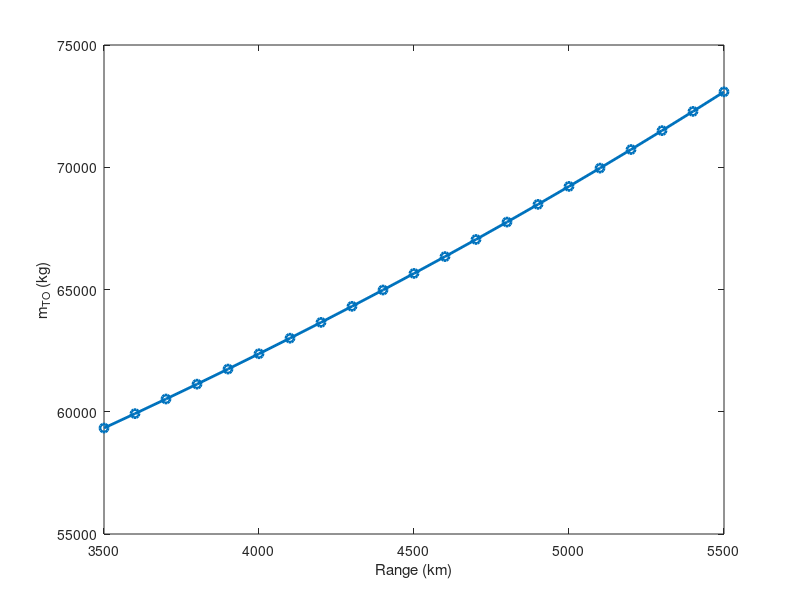

This figure's MATLAB source: (Note: this script raises an error after producing the figure.)
clearvars
close all
clc

% Requisito
passeggeri = 180;
crew = 6;
diversione = 700; %km
loiter = 0.5; %h
v_cruise = 835; %km/h

% Dati
peso_passeggero = 93; %kg
wingspan = 33.15;
wingarea = 122;
AR = wingspan^2/wingarea;
Swet_Sref = 6.4;
k_E = 15.5;
A = 0.97;
C = -0.06;
SFC_cruise = 0.5;
SFC_loiter = 0.4;

W2_WTO = 0.97; %decollo
W3_W2 = 0.985; %climb
W5_W4 = 0.995; %atterraggio

% Calcoli
m_crew_payload = (passeggeri + crew) * peso_passeggero;
E_max = k_E * sqrt(AR / Swet_Sref);

W8_W7 = exp(-(SFC_cruise * diversione) / (v_cruise * 0.866 * E_max)); %diversion
W10_W9 = exp(-(SFC_loiter * loiter) / E_max); %loiter

tolerance = 1e-4;
max_iterations = 1000;

% Range da 5500 km a 7500 km con step di 100 km
range_values = 3500:100:5500;
m_TO_values = zeros(size(range_values)); % Prealloca il vettore dei risultati

% Ciclo sui diversi valori di range
for i = 1:length(range_values)
    range = range_values(i);
    
    % Calcolo della frazione di carburante per il range attuale
    W4_W3 = exp(-(SFC_cruise * range) / (v_cruise * 0.866 * E_max)); %cruise
    fuel_fraction = 1.05 * (1 - (W2_WTO * W3_W2 * W4_W3 * W5_W4 * W8_W7 * W10_W9));
    
    % Valore iniziale per m_TO
    m_TO = 60000;
    difference = inf; % Inizializza la differenza a un valore elevato
    iteration = 0; % Conta il numero di iterazioni
    
    % Iterazioni per trovare m_TO
    while difference > tolerance && iteration < max_iterations
        iteration = iteration + 1;
        
        % Calcolo di m_empty / m_TO
        m_empty_fraction = A * m_TO^C;
        
        % Nuovo m_TO secondo la formula
        m_TO_new = m_crew_payload / (1 - fuel_fraction - m_empty_fraction);
        
        % Calcolo della differenza tra due iterate
        difference = abs(m_TO_new - m_TO) / m_TO;
        
        % Aggiorna m_TO per la prossima iterazione
        m_TO = m_TO_new;
    end
    
    % Memorizza il valore di m_TO per il range corrente
    m_TO_values(i) = m_TO;
end

% Grafico dei risultati
figure;
plot(range_values, m_TO_values, '-o', 'LineWidth', 2);
xlabel('Range (km)');
ylabel('m_{TO} (kg)');
ax = gca;
ax.XGrid = 'on';
ax.YGrid = 'on';
ax.GridLineStyle = '-';
ax.MinorGridLineStyle = ':';
ax.XMinorGrid = 'on';
ax.YMinorGrid = 'on';
title('Andamento di m_{TO} al variare del range');
grid on;
